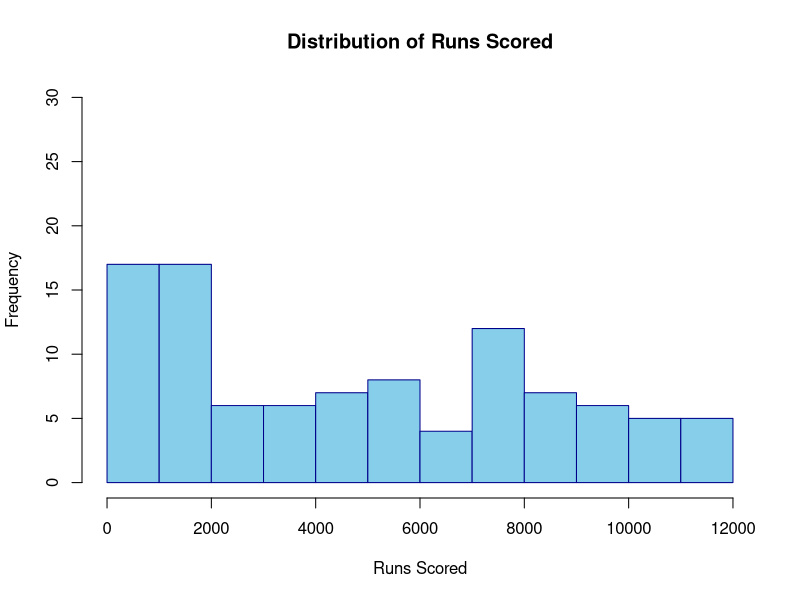
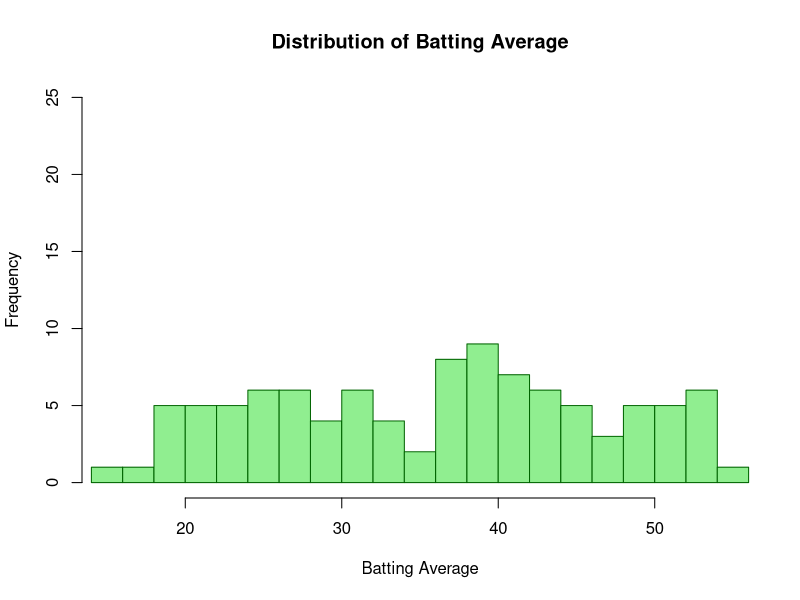
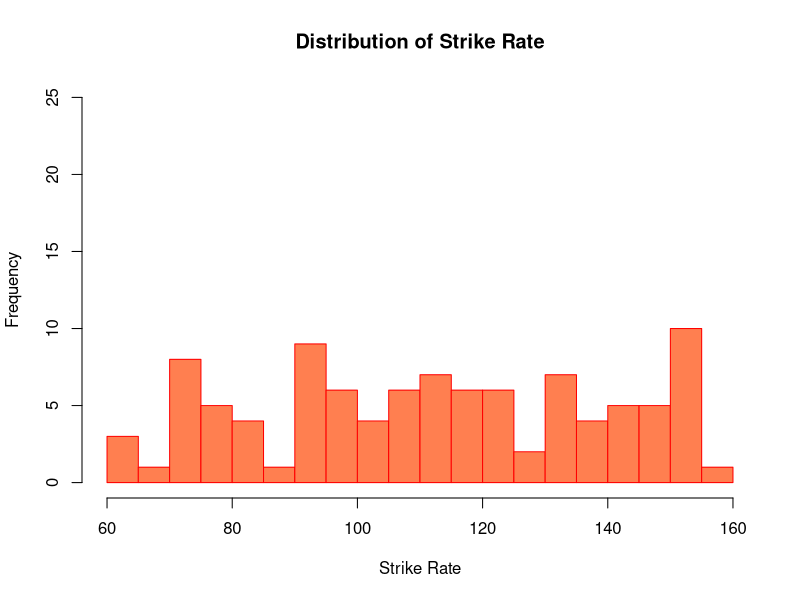
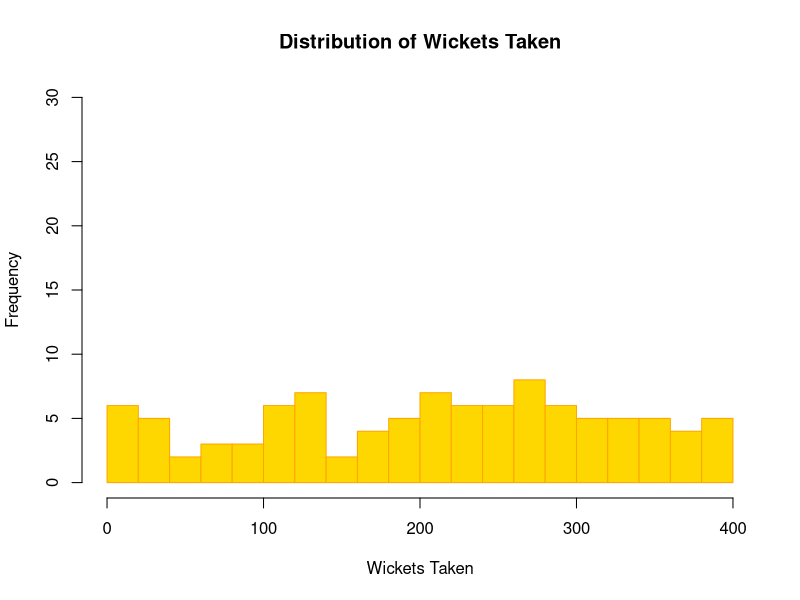
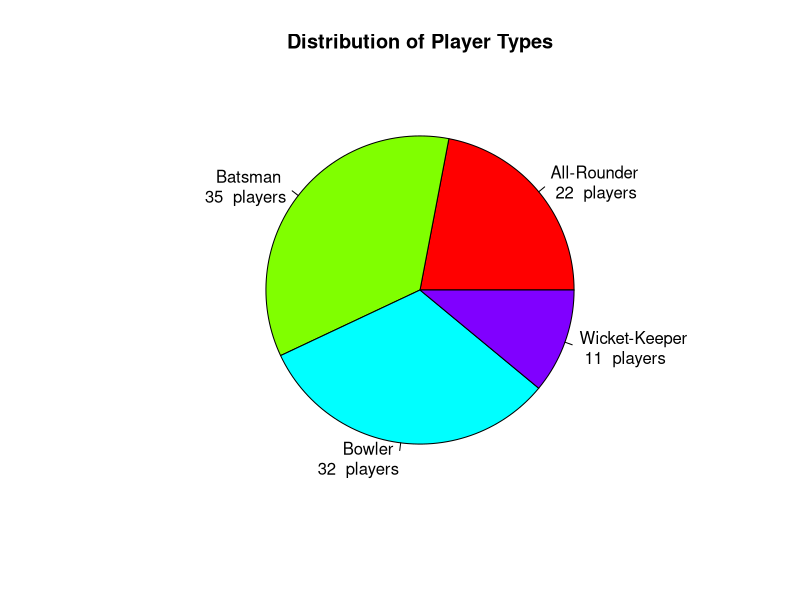
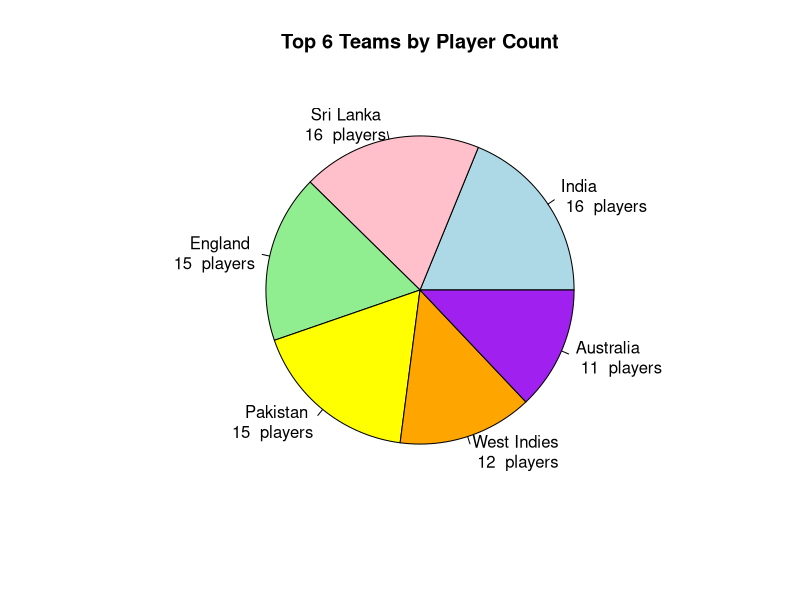
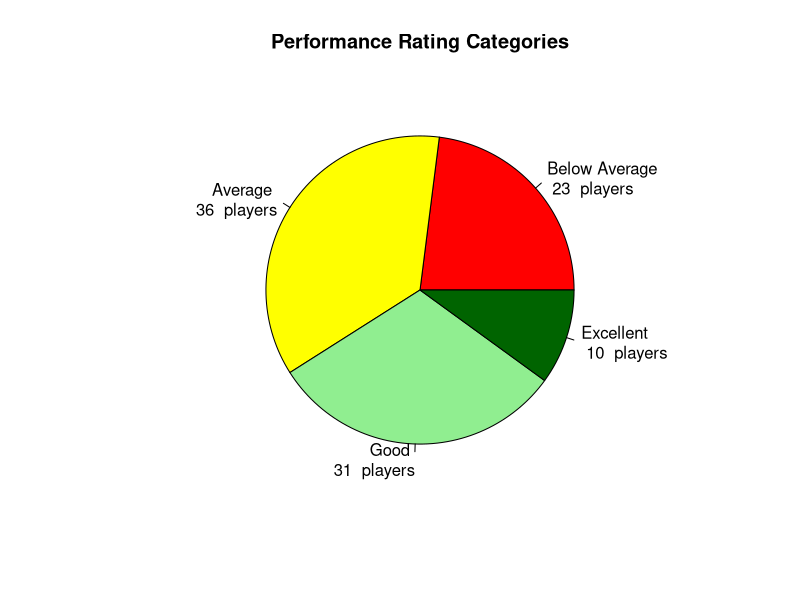
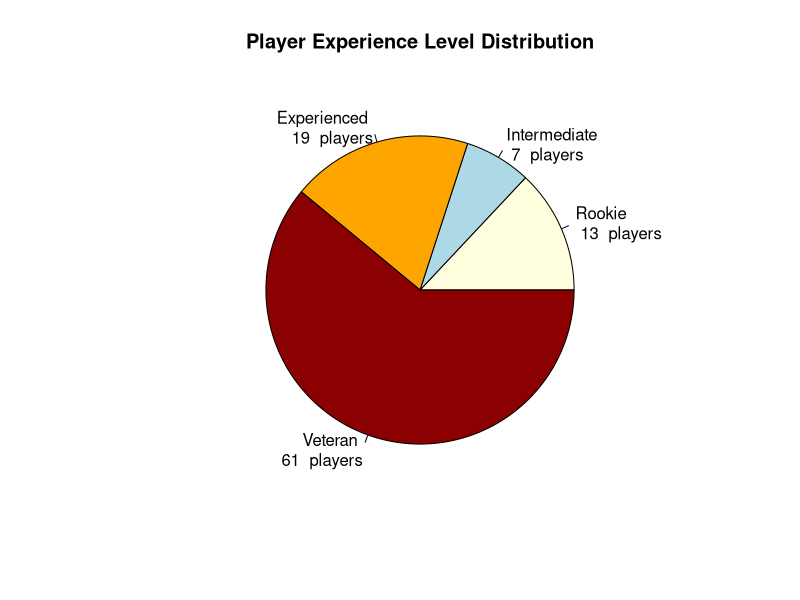

Reproduce these figures in R, in order.
# Install required packages (run once)
# install.packages("dplyr")
# install.packages("tibble")

getwd()

# Load packages
library(dplyr)  # For data manipulation
library(tibble) # For glimpse() function

cat("========================================\n")
cat("CRICKET PLAYERS PERFORMANCE ANALYSIS\n")
cat("========================================\n\n")

# Load the cricket dataset
cricket <- read.csv("cricket_players_performance.csv")
cat("=== Dataset Loaded Successfully ===\n\n")

# Display first few rows
cat("First 5 players:\n")
print(head(cricket, 5))
cat("\n")



# 1. Calculate Runs per Match
cricket$Runs_Per_Match <- round(cricket$Runs_Scored / cricket$Matches_Played, 2)

cat("=== Arithmetic Operation 1: RUNS PER MATCH ===\n")
cat("Formula: Runs per Match = Total Runs / Matches Played\n")
cat("Sample values:\n")
print(head(cricket[, c("Player_Name", "Runs_Scored", "Matches_Played", "Runs_Per_Match")], 5))
cat("\n")

# 2. Calculate Wickets per Match
cricket$Wickets_Per_Match <- round(cricket$Wickets_Taken / cricket$Matches_Played, 2)

cat("=== Arithmetic Operation 2: WICKETS PER MATCH ===\n")
cat("Formula: Wickets per Match = Total Wickets / Matches Played\n")
cat("Sample values:\n")
print(head(cricket[, c("Player_Name", "Wickets_Taken", "Matches_Played", "Wickets_Per_Match")], 5))
cat("\n")

# 3. Calculate Overall Performance Score
cricket$Overall_Score <- round((cricket$Runs_Scored/100) + (cricket$Wickets_Taken*5) + 
                               (cricket$Catches_Taken*2) + (cricket$Man_of_Match_Awards*10), 2)

cat("=== Arithmetic Operation 3: OVERALL PERFORMANCE SCORE ===\n")
cat("Formula: Score = (Runs/100) + (Wickets×5) + (Catches×2) + (MOM×10)\n")
cat("Sample values:\n")
print(head(cricket[, c("Player_Name", "Runs_Scored", "Wickets_Taken", "Overall_Score")], 5))
cat("\n")



cat("=== MATHEMATICAL FUNCTIONS ON BATTING AVERAGE ===\n\n")

# Mean Batting Average
mean_avg <- mean(cricket$Batting_Average)
cat("Mean Batting Average:", round(mean_avg, 2), "\n")

# Median Batting Average
median_avg <- median(cricket$Batting_Average)
cat("Median Batting Average:", round(median_avg, 2), "\n")

# Standard deviation
sd_avg <- sd(cricket$Batting_Average)
cat("Standard Deviation:", round(sd_avg, 2), "\n")

# Variance
var_avg <- var(cricket$Batting_Average)
cat("Variance:", round(var_avg, 2), "\n")

# Minimum and Maximum
min_avg <- min(cricket$Batting_Average)
max_avg <- max(cricket$Batting_Average)
cat("Minimum Batting Average:", min_avg, "\n")
cat("Maximum Batting Average:", max_avg, "\n")

# Range
range_avg <- max_avg - min_avg
cat("Batting Average Range:", range_avg, "\n")

# Quantiles
quantiles_avg <- quantile(cricket$Batting_Average, probs = c(0.25, 0.5, 0.75))
cat("\nBatting Average Quantiles:\n")
print(quantiles_avg)
cat("\n")

# Sum of all runs
total_runs <- sum(cricket$Runs_Scored)
cat("Total Runs by All Players:", total_runs, "\n")

# Sum of all wickets
total_wickets <- sum(cricket$Wickets_Taken)
cat("Total Wickets by All Players:", total_wickets, "\n")

# Square root of average strike rate
avg_sr <- mean(cricket$Strike_Rate)
sqrt_sr <- sqrt(avg_sr)
cat("\nAverage Strike Rate:", round(avg_sr, 2), "\n")
cat("Square Root of Avg Strike Rate:", round(sqrt_sr, 2), "\n")

# Absolute value example
cricket$Strike_Rate_Deviation <- abs(cricket$Strike_Rate - avg_sr)
cat("\nAbsolute deviation from average strike rate (first 5):\n")
print(head(cricket[, c("Player_Name", "Strike_Rate", "Strike_Rate_Deviation")], 5))
cat("\n")

# Logarithm of runs
cricket$Log_Runs <- round(log(cricket$Runs_Scored + 1), 2)
cat("Logarithm of runs (first 5):\n")
print(head(cricket[, c("Player_Name", "Runs_Scored", "Log_Runs")], 5))
cat("\n")

# =====================================================================
# DISPLAY DIMENSIONS AND STRUCTURE
# =====================================================================

# Display dimensions using dim()
cat("Dataset Dimensions using dim():\n")
dimensions <- dim(cricket)
cat("Rows (Players):", dimensions[1], "\n")
cat("Columns (Variables):", dimensions[2], "\n\n")

# Display structure using glimpse()
cat("Dataset Structure using glimpse():\n")
glimpse(cricket)
cat("\n")

# Additional structure information
cat("Column names:\n")
print(colnames(cricket))
cat("\n")

cat("Data types:\n")
print(sapply(cricket, class))
cat("\n")


# Create a vector of top performers (Overall_Score >= 1500)
top_performers <- cricket[cricket$Overall_Score >= 1500, ]
cat("Number of Top Performers (Score >= 1500):", nrow(top_performers), "\n")
cat("Top 5 Performers:\n")
print(head(top_performers[, c("Player_Name", "Player_Type", "Overall_Score")], 5))
cat("\n")

# Create a subset of batsmen
batsmen <- cricket[cricket$Player_Type == "Batsman", ]
cat("Number of Batsmen:", nrow(batsmen), "\n")
cat("Average Runs by Batsmen:", round(mean(batsmen$Runs_Scored), 2), "\n\n")

# Create team-wise summary object
team_summary <- cricket %>%
  group_by(Team) %>%
  summarise(
    Player_Count = n(),
    Avg_Batting_Average = mean(Batting_Average),
    Total_Runs = sum(Runs_Scored),
    Total_Wickets = sum(Wickets_Taken),
    Avg_Performance = mean(Performance_Rating)
  ) %>%
  arrange(desc(Total_Runs))

cat("Team-wise Summary:\n")
print(team_summary)
cat("\n")

# Create a new data frame with top run scorers
top_run_scorers <- data.frame(
  Rank = 1:10,
  Player_Name = head(cricket[order(-cricket$Runs_Scored), "Player_Name"], 10),
  Team = head(cricket[order(-cricket$Runs_Scored), "Team"], 10),
  Runs = head(cricket[order(-cricket$Runs_Scored), "Runs_Scored"], 10),
  Average = head(cricket[order(-cricket$Runs_Scored), "Batting_Average"], 10)
)

cat("Top 10 Run Scorers (Custom Data Frame):\n")
print(top_run_scorers)
cat("\n")

# Get structure of the new data frame
cat("Structure of Top Run Scorers Data Frame:\n")
str(top_run_scorers)
cat("\n")


# Loop 1: Average runs by player type
cat("=== Average Runs by Player Type (Using Loop) ===\n")
player_types <- unique(cricket$Player_Type)

for (type in player_types) {
  type_data <- cricket[cricket$Player_Type == type, ]
  avg_runs <- mean(type_data$Runs_Scored)
  cat(type, ":", round(avg_runs, 2), "runs\n")
}
cat("\n")

# Loop 2: Count players by age groups
cat("=== Players Count by Age Groups (Using Loop) ===\n")
age_groups <- list(
  "20-25" = c(20, 25),
  "26-30" = c(26, 30),
  "31-35" = c(31, 35),
  "36-40" = c(36, 40)
)

for (group_name in names(age_groups)) {
  age_range <- age_groups[[group_name]]
  count <- sum(cricket$Age >= age_range[1] & cricket$Age <= age_range[2])
  cat("Age", group_name, ":", count, "players\n")
}
cat("\n")

# Loop 3: Performance statistics by team
cat("=== Top 3 Teams by Total Runs (Using Loop) ===\n")
teams <- unique(cricket$Team)
team_runs <- numeric(length(teams))
names(team_runs) <- teams

for (i in 1:length(teams)) {
  team_data <- cricket[cricket$Team == teams[i], ]
  team_runs[i] <- sum(team_data$Runs_Scored)
}

# Sort and display top 3
top_teams <- sort(team_runs, decreasing = TRUE)[1:3]
for (i in 1:length(top_teams)) {
  cat(names(top_teams)[i], ":", top_teams[i], "runs\n")
}
cat("\n")



# Histogram 1: Distribution of Runs Scored
cat("Creating Histogram 1: Runs Scored Distribution\n")
hist(
  cricket$Runs_Scored,
  main = "Distribution of Runs Scored",
  col = "skyblue",
  xlab = "Runs Scored",
  border = "darkblue",
  xlim = c(0, 12000),
  ylim = c(0, 30),
  breaks = 15
)
cat("Shows frequency distribution of runs scored by players\n\n")

# Histogram 2: Distribution of Batting Average
cat("Creating Histogram 2: Batting Average Distribution\n")
hist(
  cricket$Batting_Average,
  main = "Distribution of Batting Average",
  col = "lightgreen",
  xlab = "Batting Average",
  border = "darkgreen",
  xlim = c(15, 55),
  ylim = c(0, 25),
  breaks = 15
)
cat("Most players have batting average between 25-40\n\n")

# Histogram 3: Distribution of Strike Rate
cat("Creating Histogram 3: Strike Rate Distribution\n")
hist(
  cricket$Strike_Rate,
  main = "Distribution of Strike Rate",
  col = "coral",
  xlab = "Strike Rate",
  border = "red",
  xlim = c(60, 160),
  ylim = c(0, 25),
  breaks = 15
)
cat("Strike rate varies from 60 to 160\n\n")

# Histogram 4: Distribution of Wickets Taken
cat("Creating Histogram 4: Wickets Taken Distribution\n")
hist(
  cricket$Wickets_Taken,
  main = "Distribution of Wickets Taken",
  col = "gold",
  xlab = "Wickets Taken",
  border = "orange",
  xlim = c(0, 400),
  ylim = c(0, 30),
  breaks = 15
)
cat("Shows distribution of wickets taken by all players\n\n")


# Pie Chart 1: Player Type Distribution
cat("Creating Pie Chart 1: Player Type Distribution\n")
player_type_counts <- table(cricket$Player_Type)
pie(
  player_type_counts,
  main = "Distribution of Player Types",
  col = rainbow(length(player_type_counts)),
  labels = paste(names(player_type_counts), "\n", player_type_counts, " players")
)
cat("Shows proportion of different player types\n\n")

# Pie Chart 2: Team Distribution (Top 6 teams)
cat("Creating Pie Chart 2: Team Distribution (Top 6)\n")
team_counts <- sort(table(cricket$Team), decreasing = TRUE)[1:6]
pie(
  team_counts,
  main = "Top 6 Teams by Player Count",
  col = c("lightblue", "pink", "lightgreen", "yellow", "orange", "purple"),
  labels = paste(names(team_counts), "\n", team_counts, " players")
)
cat("Shows distribution of players across top 6 teams\n\n")

# Pie Chart 3: Performance Rating Categories
cat("Creating Pie Chart 3: Performance Rating Categories\n")
cricket$Performance_Category <- cut(cricket$Performance_Rating,
                                    breaks = c(0, 60, 75, 90, 100),
                                    labels = c("Below Average", "Average", "Good", "Excellent"))
perf_counts <- table(cricket$Performance_Category)
pie(
  perf_counts,
  main = "Performance Rating Categories",
  col = c("red", "yellow", "lightgreen", "darkgreen"),
  labels = paste(names(perf_counts), "\n", perf_counts, " players")
)
cat("Categories: Below Average (<60), Average (60-75), Good (75-90), Excellent (>90)\n\n")

# Pie Chart 4: Experience Level (by matches played)
cat("Creating Pie Chart 4: Experience Level Distribution\n")
cricket$Experience_Level <- cut(cricket$Matches_Played,
                                breaks = c(0, 50, 100, 150, 300),
                                labels = c("Rookie", "Intermediate", "Experienced", "Veteran"))
exp_counts <- table(cricket$Experience_Level)
pie(
  exp_counts,
  main = "Player Experience Level Distribution",
  col = c("lightyellow", "lightblue", "orange", "darkred"),
  labels = paste(names(exp_counts), "\n", exp_counts, " players")
)
cat("Based on matches played: Rookie (<50), Intermediate (50-100), Experienced (100-150), Veteran (>150)\n\n")



# Scatter Plot 1: Runs Scored vs Batting Average
cat("Creating Scatter Plot 1: Runs vs Batting Average\n")
plot(
  cricket$Runs_Scored, 
  cricket$Batting_Average,
  main = "Runs Scored vs Batting Average",
  xlab = "Total Runs Scored",
  ylab = "Batting Average",
  col = "blue",
  pch = 19,
  cex = 0.8
)
abline(lm(cricket$Batting_Average ~ cricket$Runs_Scored), col = "red", lwd = 2)
cat("Shows relationship between total runs and batting average\n\n")

# Scatter Plot 2: Matches Played vs Performance Rating
cat("Creating Scatter Plot 2: Matches vs Performance Rating\n")
plot(
  cricket$Matches_Played, 
  cricket$Performance_Rating,
  main = "Matches Played vs Performance Rating",
  xlab = "Matches Played",
  ylab = "Performance Rating",
  col = "darkgreen",
  pch = 19,
  cex = 0.8
)
abline(lm(cricket$Performance_Rating ~ cricket$Matches_Played), col = "red", lwd = 2)
cat("Experience tends to correlate with performance rating\n\n")

# Scatter Plot 3: Strike Rate vs Batting Average
cat("Creating Scatter Plot 3: Strike Rate vs Batting Average\n")
plot(
  cricket$Strike_Rate, 
  cricket$Batting_Average,
  main = "Strike Rate vs Batting Average",
  xlab = "Strike Rate",
  ylab = "Batting Average",
  col = "purple",
  pch = 19,
  cex = 0.8
)
abline(lm(cricket$Batting_Average ~ cricket$Strike_Rate), col = "red", lwd = 2)
cat("Explores relationship between aggressive batting and average\n\n")

# Scatter Plot 4: Wickets vs Economy Rate (colored by player type)
cat("Creating Scatter Plot 4: Wickets vs Economy (by Player Type)\n")
colors <- c("red", "blue", "green", "orange")[as.numeric(as.factor(cricket$Player_Type))]
plot(
  cricket$Wickets_Taken, 
  cricket$Economy_Rate,
  main = "Wickets Taken vs Economy Rate (by Player Type)",
  xlab = "Wickets Taken",
  ylab = "Economy Rate",
  col = colors,
  pch = 19,
  cex = 0.8
)
legend("topright", legend = levels(as.factor(cricket$Player_Type)), 
       col = c("red", "blue", "green", "orange"), pch = 19, cex = 0.7)
cat("Different colors represent different player types\n\n")


# Boxplot 1: Runs Scored by Player Type
cat("Creating Boxplot 1: Runs by Player Type\n")
boxplot(
  Runs_Scored ~ Player_Type,
  data = cricket,
  main = "Runs Distribution by Player Type",
  xlab = "Player Type",
  ylab = "Runs Scored",
  col = rainbow(length(unique(cricket$Player_Type))),
  border = "black",
  las = 2
)
cat("Compares run-scoring across different player types\n\n")

# Boxplot 2: Batting Average by Team (Top 5 teams)
cat("Creating Boxplot 2: Batting Average by Team (Top 5)\n")
top_5_teams <- names(sort(table(cricket$Team), decreasing = TRUE)[1:5])
cricket_top5 <- cricket[cricket$Team %in% top_5_teams, ]
boxplot(
  Batting_Average ~ Team,
  data = cricket_top5,
  main = "Batting Average by Team (Top 5)",
  xlab = "Team",
  ylab = "Batting Average",
  col = c("lightblue", "pink", "lightgreen", "yellow", "orange"),
  border = "black",
  las = 2
)
cat("Shows batting average distribution for top 5 teams\n\n")

# Boxplot 3: Strike Rate by Player Type
cat("Creating Boxplot 3: Strike Rate by Player Type\n")
boxplot(
  Strike_Rate ~ Player_Type,
  data = cricket,
  main = "Strike Rate by Player Type",
  xlab = "Player Type",
  ylab = "Strike Rate",
  col = c("coral", "skyblue", "lightgreen", "gold"),
  border = "black",
  las = 2
)
cat("Compares strike rate across player types\n\n")

# Boxplot 4: Performance Rating by Experience Level
cat("Creating Boxplot 4: Performance Rating by Experience Level\n")
boxplot(
  Performance_Rating ~ Experience_Level,
  data = cricket,
  main = "Performance Rating by Experience Level",
  xlab = "Experience Level",
  ylab = "Performance Rating",
  col = c("lightyellow", "lightblue", "orange", "darkred"),
  border = "black",
  las = 2
)
cat("Shows how performance varies with experience\n\n")


cat("=================================================\n")
cat("      FINAL INSIGHTS & CONCLUSIONS        \n")
cat("=================================================\n\n")

# Key Statistics
cat("1. OVERALL STATISTICS:\n")
cat("   - Total Players Analyzed:", nrow(cricket), "\n")
cat("   - Average Batting Average:", round(mean(cricket$Batting_Average), 2), "\n")
cat("   - Average Strike Rate:", round(mean(cricket$Strike_Rate), 2), "\n")
cat("   - Total Runs Scored:", sum(cricket$Runs_Scored), "\n")
cat("   - Total Wickets Taken:", sum(cricket$Wickets_Taken), "\n\n")

# Player Type Statistics
cat("2. PLAYER TYPE BREAKDOWN:\n")
for (type in unique(cricket$Player_Type)) {
  count <- sum(cricket$Player_Type == type)
  avg_score <- mean(cricket[cricket$Player_Type == type, "Overall_Score"])
  cat("   -", type, ":", count, "players, Avg Score:", round(avg_score, 2), "\n")
}
cat("\n")

# Top Performers
highest_runs <- cricket[which.max(cricket$Runs_Scored), ]
highest_wickets <- cricket[which.max(cricket$Wickets_Taken), ]
highest_rating <- cricket[which.max(cricket$Performance_Rating), ]

cat("3. TOP PERFORMERS:\n")
cat("   - Highest Run Scorer:", highest_runs$Player_Name, "(", highest_runs$Runs_Scored, "runs)\n")
cat("   - Highest Wicket Taker:", highest_wickets$Player_Name, "(", highest_wickets$Wickets_Taken, "wickets)\n")
cat("   - Highest Rated Player:", highest_rating$Player_Name, "(", highest_rating$Performance_Rating, "rating)\n\n")

# Correlations
corr_runs_avg <- cor(cricket$Runs_Scored, cricket$Batting_Average)
corr_matches_rating <- cor(cricket$Matches_Played, cricket$Performance_Rating)
corr_sr_avg <- cor(cricket$Strike_Rate, cricket$Batting_Average)

cat("4. CORRELATIONS:\n")
cat("   - Runs vs Batting Average:", round(corr_runs_avg, 3), "\n")
cat("   - Matches vs Performance Rating:", round(corr_matches_rating, 3), "\n")
cat("   - Strike Rate vs Batting Average:", round(corr_sr_avg, 3), "\n\n")

# Team Statistics
best_team <- team_summary[which.max(team_summary$Total_Runs), ]
cat("5. BEST PERFORMING TEAM:\n")
cat("   - Team:", best_team$Team, "\n")
cat("   - Total Runs:", best_team$Total_Runs, "\n")
cat("   - Total Wickets:", best_team$Total_Wickets, "\n")
cat("   - Average Performance Rating:", round(best_team$Avg_Performance, 2), "\n\n")

cat("=================================================\n")
cat("      ANALYSIS COMPLETED SUCCESSFULLY      \n")
cat("=================================================\n")

# Save results to a summary file
summary_data <- data.frame(
  Metric = c("Total Players", "Avg Batting Average", "Avg Strike Rate", 
             "Total Runs", "Total Wickets", "Batsmen Count", "Bowler Count"),
  Value = c(nrow(cricket), round(mean(cricket$Batting_Average), 2),
            round(mean(cricket$Strike_Rate), 2), sum(cricket$Runs_Scored),
            sum(cricket$Wickets_Taken), sum(cricket$Player_Type == "Batsman"),
            sum(cricket$Player_Type == "Bowler"))
)

write.csv(summary_data, "cricket_analysis_summary.csv", row.names = FALSE)
cat("\nSummary saved to: cricket_analysis_summary.csv\n")

